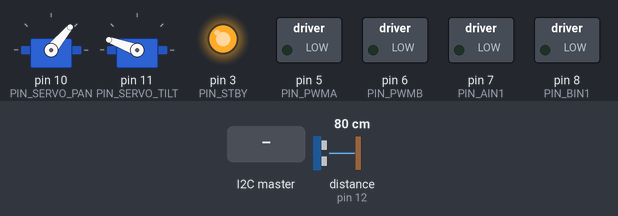
A sketch run on a simulated Arduino Uno, built with avr-gcc and run on an emulated ATmega328P. Shown: 2 × servo, switched loads named in the sketch (green lamp = pin HIGH), output pins drawn as LEDs (lit = HIGH). Wiring (inferred from the names in the program): ultrasonic range finder: trigger pin 13; echo pin 12. The test bench sets the inputs (shaded band); at power-on: distance to the obstacle (sensor on pin 12) 80 cm. The echo pulse lasts 58.3 µs per cm; pins used as bus, display or sensor lines are not drawn; what the sketch prints to the serial monitor is not drawn.

Above: at 1.2 s.
1.3 s: the I2C master sends the byte 1
At 2.4 s:
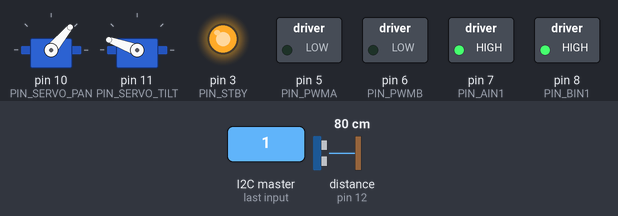
2.8 s: the I2C master sends the byte 2
At 3.6 s:
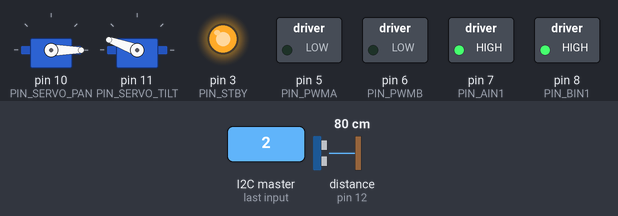
Timing chart, 0 to 5.8 s (numbered marks = the images above; inputs shaded):
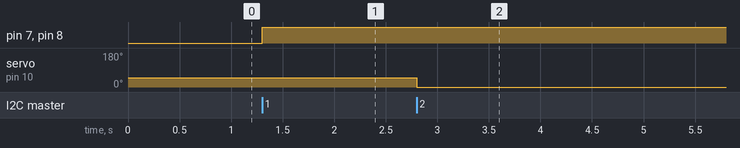

The sketch:

Pilot.ino
```cpp
// Pilot Arduino — receives motor, arm, and turn commands from Scout over I2C.
// CMD_MOTORS (0x01): left speed, right speed
// CMD_ARM    (0x02): pan angle
// CMD_TURN   (0x03): direction (0 = right, 1 = left)
//
// Everything inlined into one file — Arduino IDE does not compile .cpp files
// in subdirectories, so the Config/Motors/Arm files are kept for reference only.

#include <Wire.h>
#include <Servo.h>

// ─── Pins ─────────────────────────────────────────────────────────────────────
// This is for the TB6612FNG motor drive

const byte PIN_STBY       = 3;
const byte PIN_PWMA       = 5;   // right track PWM
const byte PIN_PWMB       = 6;   // left track PWM
const byte PIN_AIN1       = 7;   // right track direction
const byte PIN_BIN1       = 8;   // left track direction
const byte PIN_SERVO_PAN  = 10;
const byte PIN_SERVO_TILT = 11;

// needs pins for the US Sensor
const byte US_Trig = 13;
const byte US_Echo = 12;

const int      SCHMITT_BLOCK_CM    = 13;
const int      SCHMITT_CLEAR_CM    = 20;

// ─── Drive Config ─────────────────────────────────────────────────────────────

const bool RIGHT_FORWARD_HIGH = true;
const bool LEFT_FORWARD_HIGH  = true;

// ─── I2C + Command Config ─────────────────────────────────────────────────────

const uint8_t MY_I2C_ADDRESS = 0x08;

const uint8_t CMD_MOTORS = 0x01;
const uint8_t CMD_ARM    = 0x02;
const uint8_t CMD_TURN   = 0x03;
const uint8_t       TURN_SPEED       = 150;
const unsigned long ECHO_TIMEOUT_US  = 2900;  // ~50cm — matches ScoutTest

// ─── Arm Constants ────────────────────────────────────────────────────────────

const int PAN_CENTER = 50;
const int TILT_LEVEL = 160;

// ─── Servo Instances ──────────────────────────────────────────────────────────

static Servo panServo;
static Servo tiltServo;

// ─── Motor Helpers ────────────────────────────────────────────────────────────

void initMotors()
{
    pinMode(PIN_STBY, OUTPUT);
    pinMode(PIN_PWMA, OUTPUT);
    pinMode(PIN_PWMB, OUTPUT);
    pinMode(PIN_AIN1, OUTPUT);
    pinMode(PIN_BIN1, OUTPUT);
    analogWrite(PIN_PWMA, 0);
    analogWrite(PIN_PWMB, 0);
    digitalWrite(PIN_STBY, LOW);
}

void enableMotors()  { digitalWrite(PIN_STBY, HIGH); }
void stopMotors()    { analogWrite(PIN_PWMA, 0); analogWrite(PIN_PWMB, 0); }

void setRightTrack(bool forward, uint8_t speed)
{
    digitalWrite(PIN_AIN1, (forward == RIGHT_FORWARD_HIGH) ? HIGH : LOW);
    analogWrite(PIN_PWMA, speed);
}

void setLeftTrack(bool forward, uint8_t speed)
{
    digitalWrite(PIN_BIN1, (forward == LEFT_FORWARD_HIGH) ? HIGH : LOW);
    analogWrite(PIN_PWMB, speed);
}

// ─── Arm Helpers ──────────────────────────────────────────────────────────────

void initScanArm()
{
    panServo.attach(PIN_SERVO_PAN);
    tiltServo.attach(PIN_SERVO_TILT);
    panServo.write(PAN_CENTER);
    tiltServo.write(TILT_LEVEL);
}

void panTo(int angle) { panServo.write(angle); }

// ─── Command Buffer (written in ISR, read in loop) ────────────────────────────

volatile uint8_t pendingCmd  = 0xFF;
volatile uint8_t pendingArg1 = 0;
volatile uint8_t pendingArg2 = 0;
volatile uint8_t pendingArg3 = 0;
volatile uint8_t pendingArg4 = 0;
volatile bool    cmdReady    = false;

// ─── I2C Receive Handler (ISR — no Serial, no delay) ──────────────────────────

void onReceive(int numBytes)
{
    if (!Wire.available()) return;
    pendingCmd  = Wire.read();
    pendingArg1 = Wire.available() ? Wire.read() : 0;
    pendingArg2 = Wire.available() ? Wire.read() : 0;
    pendingArg3 = Wire.available() ? Wire.read() : 0;
    pendingArg4 = Wire.available() ? Wire.read() : 0;
    cmdReady    = true;
}


void processCommand(uint8_t cmd, uint8_t a1, uint8_t a2, uint8_t a3, uint8_t a4)
{
    if (cmd == CMD_MOTORS)
    {
        // a1=leftDir, a2=leftSpeed, a3=rightDir, a4=rightSpeed
        // dir: 0=forward, 1=reverse
        bool leftFwd  = (a1 == 0);
        bool rightFwd = (a3 == 0);
        setLeftTrack(leftFwd,  a2);
        setRightTrack(rightFwd, a4);
        Serial.print(F("[MOTORS] L="));
        Serial.print(leftFwd ? F("+") : F("-")); Serial.print(a2);
        Serial.print(F("  R="));
        Serial.print(rightFwd ? F("+") : F("-")); Serial.println(a4);
    }
    else if (cmd == CMD_TURN)
    {
        // Scout owns turn timing — Pilot sets tracks and holds until next CMD_MOTORS
        bool right = (a1 == 0);
        if (right) {
            setLeftTrack(true,  TURN_SPEED);
            setRightTrack(false, TURN_SPEED);
        } else {
            setRightTrack(true,  TURN_SPEED);
            setLeftTrack(false, TURN_SPEED);
        }
        Serial.print(F("[TURN] "));
        Serial.println(right ? F("RIGHT") : F("LEFT"));
    }
    else if (cmd == CMD_ARM)
    {
        panTo(a1);
        Serial.print(F("[ARM] angle="));
        Serial.println(a1);
    }
    else
    {
        Serial.print(F("[?] Unknown cmd=0x"));
        Serial.println(cmd, HEX);
    }
}

int readDistanceCm(uint8_t trig, uint8_t echo)
{
    digitalWrite(trig, LOW);
    delayMicroseconds(2);
    digitalWrite(trig, HIGH);
    delayMicroseconds(10);
    digitalWrite(trig, LOW);

    unsigned long pulse = pulseIn(echo, HIGH, ECHO_TIMEOUT_US);
    if (pulse == 0) return 0;
    return (int)(pulse / 58UL);
}

// Reads the 12 o'clock US sensor on the Pilot.
// Returns true if something is within SCHMITT_BLOCK_CM.
// Stops motors immediately so Scout can issue a turn without crashing.
static bool    crashBlocked = false;
static uint8_t crashCount   = 0;

bool crashAlert()
{
    int dist     = readDistanceCm(US_Trig, US_Echo);
    bool usValid = (dist > 0);

    if (!crashBlocked)
    {
        if (usValid && dist < SCHMITT_BLOCK_CM) crashCount++;
        else crashCount = 0;
        crashBlocked = (crashCount >= 2);
    }
    else
    {
        crashBlocked = usValid && (dist < SCHMITT_CLEAR_CM);
        if (!crashBlocked) crashCount = 0;
    }

    if (crashBlocked)
    {
        stopMotors();
        Serial.print(F("[CRASH] dist="));
        Serial.println(dist);
    }

    return crashBlocked;
}

// ─── Setup / Loop ──────────────────────────────────────────────────────────────

void setup()
{
    Serial.begin(115200);

    initMotors();
    enableMotors();
    initScanArm();

    Wire.begin(MY_I2C_ADDRESS);
    Wire.onReceive(onReceive);

    Serial.println(F("=== Pilot ready — waiting for Scout ==="));
    Serial.println(F("I2C: 0x08  |  115200 baud"));
    Serial.println(F("---------------------------------------"));

    pinMode(US_Trig, OUTPUT);
    pinMode(US_Echo, INPUT);
}

void loop()
{
    // Crash sensor always checked first — overrides any incoming motor command
    if (crashAlert()) return;

    if (cmdReady)
    {
        uint8_t cmd = pendingCmd;
        uint8_t a1  = pendingArg1;
        uint8_t a2  = pendingArg2;
        uint8_t a3  = pendingArg3;
        uint8_t a4  = pendingArg4;
        cmdReady = false;

        processCommand(cmd, a1, a2, a3, a4);
    }
}
```

Measured:
- after the input at 1.3 s, pin 7 (PIN_AIN1), pin 8 (PIN_BIN1): LOW → HIGH at once
- after the input at 2.8 s, servo on pin 10 (PIN_SERVO_PAN): 50° → 0° at once
